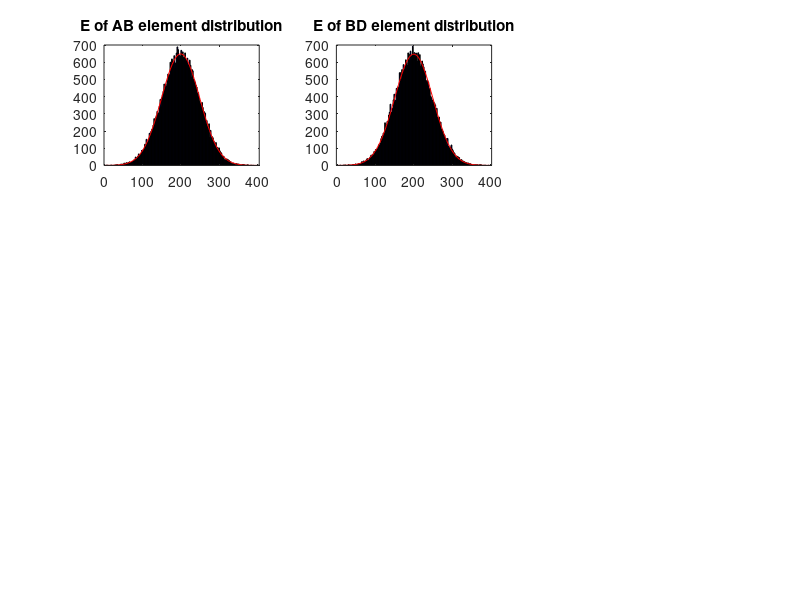

MATLAB code for this plot: (Note: this script raises an error after producing the figure.)
%% this section is to generate the random variable for Ebd and Eab
clc;
clear;
tic
j=40000;
R1=normrnd(200,50,[1,j]);
R2=normrnd(200,50,[1,j]);
%% verify R1 and R2 
R1_mean=mean(R1);
R2_mean=mean(R2);
R1_std=std(R1);
R2_std=std(R2);
subplot(3,3,1)
histfit(R1)
title('E of AB element distribution');
subplot(3,3,2)
histfit(R2)
title('E of BD element distribution');
Dout(8)=0;
for i=1:j;
    Eab=R1(i);
    Ebd=R2(i);
    D=Displacement2(Ebd,Eab);
    Dout=[Dout;D];
end
U_temp=Dout(:,7);
V_temp=Dout(:,8);
x=[1:j];
y=[2:j+1];
V(x)=V_temp(y);
U(x)=U_temp(y);
subplot(3,3,3) 
histfit(U);
title('distribution of U at B')
subplot(3,3,4)
histfit(V);
title('distribution of V at B')
%% finding the mean, varience and standard deviation
Umean=mean(U)
U_var=var(U);
U_std=std(U)
Vmean=mean(V)
V_var=var(V);
V_std=std(V)
%% probaility distribution
Updf=normpdf(U);
subplot(3,3,5)
plot(U,Updf,'.');
title('normal probability distribution of the displacement U')
Vpdf=normpdf(V);
subplot(3,3,6)
plot(V,Vpdf,'.');
title('normalprobability distribution of the displacement V')
%% to find the Ub and Vb 
Ub=norminv(0.1,Umean,U_std)
Vb=norminv(0.1,Vmean,V_std)
%% 
Ur=normpdf(U,Umean,U_std);
subplot(3,3,7)
plot(U,Ur,'.')
Vr=normpdf(V,Vmean,V_std);
subplot(3,3,8)
plot(U,Ur,'.')
% Udist=makedist('normal',Umean,U_std);
% U_norm=normpdf(Udist)
% plot(U,U_norm)
toc